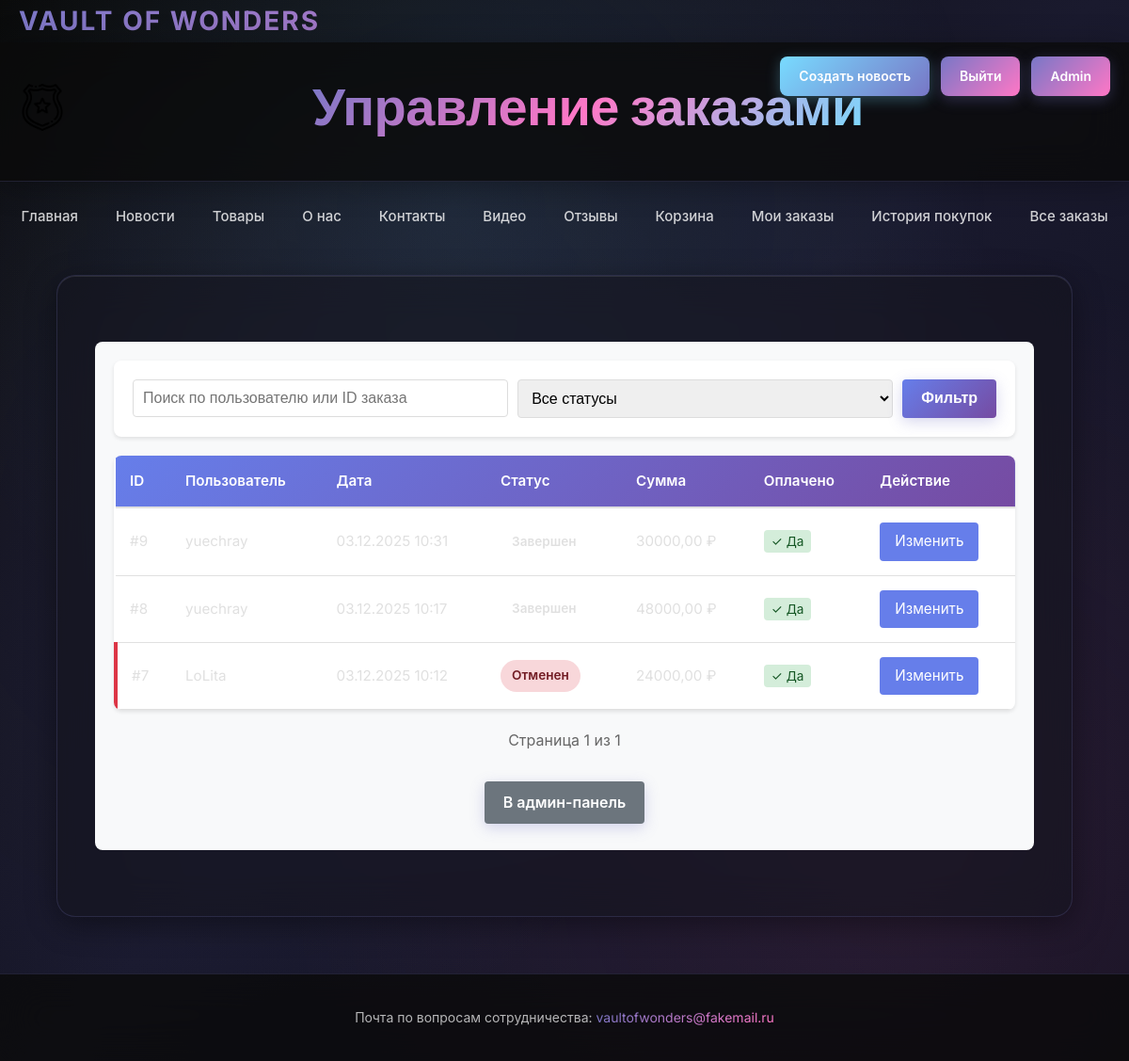
The app's page /all-orders/ (signed in) with its own data.
### app/models.py (models this page shows, shortened)
class Order(models.Model):
    STATUS_CHOICES = [
        ('processing', 'В обработке'),
        ('confirmed', 'Подтвержден'),
        ('completed', 'Завершен'),
        ('cancelled', 'Отменен'),
    ]
    user = models.ForeignKey(User, on_delete=models.CASCADE, verbose_name="Пользователь")
    items = models.ManyToManyField(CartItem, verbose_name="Товары")
    total_price = models.DecimalField('Общая стоимость', max_digits=10, decimal_places=2)
    date_created = models.DateTimeField(default=timezone.now, verbose_name="Дата создания")
    is_paid = models.BooleanField('Оплачен', default=False)
    status = models.CharField('Статус заказа', max_length=20, choices=STATUS_CHOICES, default='processing')
    class Meta:
        verbose_name = "Заказ"
        verbose_name_plural = "Заказы"

### app/views.py (the view)
# urls.py: path('all-orders/', views.all_orders, name='all_orders'),
def all_orders(request):
    if not request.user.is_superuser:
        return redirect('main')
    orders = Order.objects.all().order_by('-date_created')
    search = request.GET.get('search')
    status_filter = request.GET.get('status')
    if search:
        orders = orders.filter(user__username__icontains=search) | orders.filter(id__icontains=search)
    if status_filter:
        orders = orders.filter(status=status_filter)
    paginator = Paginator(orders, 10)
    page_number = request.GET.get("page")
    page_obj = paginator.get_page(page_number)
    context = {
        'page_obj': page_obj,
        'user': request.user,
        'title': 'Все заказы',
        'status_choices': Order.STATUS_CHOICES,
        'current_status': status_filter
    }
    return render(request, 'all_orders.html', context)

### app/templates/all_orders.html (shortened to what this page needs)
{% extends 'base.html' %}
{% load static %}
{% block header %}Управление заказами{% endblock %}
{% block content %}
<link href="{% static 'styles/order_history.css' %}" rel="stylesheet">
<div class="orders-container admin-orders">
    <div class="filters">
        <form method="GET" class="filter-form">
            <div class="filter-group">
                <input type="text" name="search" placeholder="Поиск по пользователю или ID заказа"
                       value="{{ request.GET.search }}" class="filter-input">
            </div>
            <div class="filter-group">
                <select name="status" class="filter-select">
                    <option value="">Все статусы</option>
                </select>
            </div>
            <button type="submit" class="btn btn-primary">Фильтр</button>
        </form>
    </div>
    {% if page_obj %}
        <table class="orders-table admin-table">
            <thead>
                <tr>
                    <th>ID</th>
                    <th>Пользователь</th>
                    <th>Дата</th>
                    <th>Статус</th>
                    <th>Сумма</th>
                    <th>Оплачено</th>
                    <th>Действие</th>
                </tr>
            </thead>
            <tbody>
                {% for order in page_obj %}
                    <tr class="order-row status-{{ order.status }}">
                        <td>#{{ order.id }}</td>
                        <td>{{ order.user.username }}</td>
                        <td>{{ order.date_created|date:"d.m.Y H:i" }}</td>
                        <td>
                            <span class="status-badge status-{{ order.status }}">
                                {{ order.get_status_display }}
                            </span>
                        </td>
                        <td>{{ order.total_price }} ₽</td>
                        <td>
                            {% if order.is_paid %}
                                <span class="paid-badge">✓ Да</span>
                            {% else %}
                                <span class="paid-badge unpaid">✗ Нет</span>
                            {% endif %}
                        </td>
                        <td>
                            <a href="{% url 'change_order_status' order.id %}" class="btn-edit">Изменить</a>
                        </td>
                    </tr>
                {% endfor %}
            </tbody>
        </table>
        <div class="pagination">
            <span class="page-info">
                Страница {{ page_obj.number }} из {{ page_obj.paginator.num_pages }}
            </span>
        </div>
    {% else %}
        <div class="empty-message">
            <p>Заказы не найдены</p>
        </div>
    {% endif %}
    <div class="order-history-footer">
        <a href="{% url 'admin:index' %}" class="btn btn-secondary">В админ-панель</a>
    </div>
</div>
{% endblock %}

### app/static/styles/site.css (style rules this page uses)
* { margin: 0; padding: 0; box-sizing: border-box; }
body { font-family: 'Inter', -apple-system, BlinkMacSystemFont, 'Segoe UI', sans-serif; margin: 0; padding: 0; background: linear-gradient(135deg, #0a0a0a 0%, #1a1a2e 50%, #0f0f1e 100%); background-attachment: fixed; color: #E0E0E0; overflow-x: hidden; line-height: 1.6; }
body::before { content: ''; position: fixed; top: 0; left: 0; width: 100%; height: 100%; background: radial-gradient(circle at 20% 50%, rgba(120, 119, 198, 0.1) 0%, transparent 50%), radial-gradient(circle at 80% 80%, rgba(255, 119, 198, 0.1) 0%, transparent 50%), radial-gradient(circle at 40% 20%, rgba(120, 219, 255, 0.1) 0%, transparent 50%); pointer-events: none; z-index: 0; }
.btn { background: linear-gradient(135deg, #7877C6 0%, #FF77C6 100%); color: white; padding: 12px 24px; font-size: 15px; font-weight: 600; border: none; border-radius: 10px; cursor: pointer; transition: all 0.3s ease; text-decoration: none; display: inline-block; box-shadow: 0 4px 15px rgba(120, 119, 198, 0.3); position: relative; overflow: hidden; }
.btn::before { content: ''; position: absolute; top: 0; left: -100%; width: 100%; height: 100%; background: linear-gradient(90deg, transparent, rgba(255, 255, 255, 0.2), transparent); transition: left 0.5s; }
.btn-primary { background: linear-gradient(135deg, #7877C6 0%, #FF77C6 100%); }
.btn-secondary { background: linear-gradient(135deg, #78DBFF 0%, #7877C6 100%); }

### app/static/styles/order_history.css (style rules this page uses)
.orders-container { max-width: 1200px; margin: 30px auto; padding: 20px; background: #f8f9fa; border-radius: 8px; }
.orders-table { width: 100%; border-collapse: collapse; background: white; box-shadow: 0 2px 4px rgba(0, 0, 0, 0.1); margin-bottom: 20px; border-radius: 8px; overflow: hidden; }
.orders-table thead { background: linear-gradient(135deg, #667eea 0%, #764ba2 100%); color: white; }
.orders-table th { padding: 15px; text-align: left; font-weight: 600; border-bottom: 2px solid #e0e0e0; }
.orders-table td { padding: 15px; border-bottom: 1px solid #e0e0e0; }
.order-row.status-cancelled { border-left: 4px solid #dc3545; }
.status-badge { padding: 6px 12px; border-radius: 20px; font-size: 0.85rem; font-weight: 600; display: inline-block; }
.status-badge.status-cancelled { background: #f8d7da; color: #721c24; }
.btn-view, .btn-edit { padding: 8px 16px; background: #667eea; color: white; text-decoration: none; border-radius: 4px; transition: all 0.3s ease; display: inline-block; }
.pagination { display: flex; justify-content: center; align-items: center; gap: 10px; margin-top: 20px; flex-wrap: wrap; }
.page-info { padding: 0 10px; color: #666; }
.order-history-footer { text-align: center; margin-top: 30px; }
.btn { padding: 10px 20px; border-radius: 4px; text-decoration: none; display: inline-block; transition: all 0.3s ease; cursor: pointer; border: none; font-size: 1rem; }
.btn-primary { background: linear-gradient(135deg, #667eea 0%, #764ba2 100%); color: white; }
.btn-secondary { background: #6c757d; color: white; }
.filters { background: white; padding: 20px; border-radius: 8px; margin-bottom: 20px; box-shadow: 0 2px 4px rgba(0, 0, 0, 0.1); }
.filter-form { display: flex; gap: 10px; flex-wrap: wrap; }
.filter-group { flex: 1; min-width: 200px; }
.filter-input, .filter-select { width: 100%; padding: 10px; border: 1px solid #ddd; border-radius: 4px; font-size: 1rem; }
.admin-orders .admin-table { font-size: 0.95rem; }
.paid-badge { padding: 4px 8px; border-radius: 4px; background: #d4edda; color: #155724; font-size: 0.85rem; }

### records on screen
Order: id "9", user.username "yuechray", date_created "03.12.2025 10:31", status "Завершен", total_price "30000,00", is_paid "✓ Да"
Order: id "8", user.username "yuechray", date_created "03.12.2025 10:17", status "Завершен", total_price "48000,00", is_paid "✓ Да"
Order: id "7", user.username "LoLita", date_created "03.12.2025 10:12", status "Отменен", total_price "24000,00", is_paid "✓ Да"

### other values on screen
{{ page_obj.number }} "1"
{{ page_obj.paginator.num_pages }} "1"
